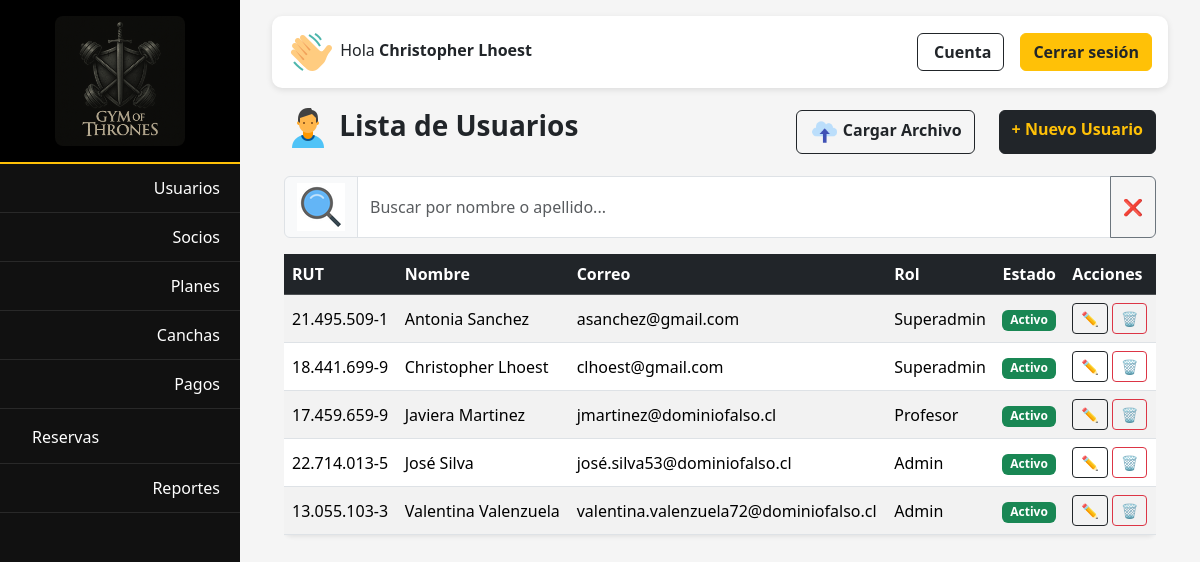
The app's page /users/usuarios/ (signed in) with its own data.
### apps/users/models.py (models this page shows, shortened)
class Usuario(AbstractBaseUser, PermissionsMixin):
    ROLES = [
        ('superadmin', 'Super Administrador'),
        ('admin', 'Administrador'),
        ('profesor', 'Profesor'),
        ('socio', 'Socio'),
    ]
    rut = models.CharField(max_length=12, unique=True,)
    nombre = models.CharField(max_length=50)
    apellido = models.CharField(max_length=50)
    correo = models.EmailField(unique=True)
    rol = models.CharField(max_length=15, choices=ROLES, default='socio')
    is_active = models.BooleanField(default=True)
    is_staff = models.BooleanField(default=False)
    fecha_creacion = models.DateTimeField(default=timezone.now)
    objects = UsuarioManager()
    USERNAME_FIELD = 'rut'
    REQUIRED_FIELDS = ['nombre', 'apellido', 'correo']

### apps/users/views.py (the view)
# urls.py: path('usuarios/', views.lista_usuarios, name='lista_usuarios'),
@login_required
@user_passes_test(es_superadmin)
def lista_usuarios(request):
    usuarios = Usuario.objects.all().order_by('nombre')
    for u in usuarios:
        u.rut_formateado = formatear_rut(u.rut)
    return render(request, 'users/lista_usuarios.html', {'usuarios': usuarios})

### apps/users/views.py (called while the page is built)
def es_superadmin(user):
    return user.is_authenticated and user.rol == 'superadmin'

def formatear_rut(rut):
    try:
        rut = str(rut)
        cuerpo, dv = rut[:-1], rut[-1]
        cuerpo_con_puntos = f"{int(cuerpo):,}".replace(",", ".")
        return f"{cuerpo_con_puntos}-{dv.upper()}"
    except Exception:
        return rut

### templates/users/lista_usuarios.html (shortened to what this page needs)
{% extends 'core/base_dashboard.html' %}
{% load static %}
{% block content %}
<div class="container mt-3">
  <div class="d-flex justify-content-between align-items-center mb-3">
    <h3 class="fw-bold text-dark">
      <img src="{% static 'img/usuario.png' %}" alt="icono de usuarios"> Lista de Usuarios
    </h3>
    <div class="d-flex gap-2">
      <form action="{% url 'carga_usuarios' %}" method="POST" enctype="multipart/form-data" id="formCarga">
        <label class="btn btn-outline-dark fw-bold mb-0">
          <img src="{% static 'img/cargar.png' %}" alt="icono cargar" style="height: 30px; vertical-align: middle;">
          Cargar Archivo
        </label>
      </form>
      <a href="{% url 'crear_usuario' %}" class="btn btn-dark text-warning fw-bold ms-3">+ Nuevo Usuario</a>
    </div>
  </div>
  <div class="input-group mb-3">
    <span class="input-group-text">
      <img src="{% static 'img/lupa.gif' %}" alt="icono de lupa">
    </span>
    <input
      type="text"
      id="buscador"
      class="form-control"
      placeholder="Buscar por nombre o apellido..."
    >
    <button
      class="btn btn-outline-secondary"
      type="button"
      id="btnLimpiar"
      title="Limpiar búsqueda"
    >❌</button>
  </div>
  <div class="table-responsive">
    <table class="table table-striped align-middle shadow-sm" id="tablaUsuarios">
      <thead class="table-dark">
        <tr>
          <th>RUT</th>
          <th>Nombre</th>
          <th>Correo</th>
          <th>Rol</th>
          <th>Estado</th>
          <th>Acciones</th>
        </tr>
      </thead>
      <tbody>
        {% for usuario in usuarios %}
        <tr>
          <td>{{ usuario.rut_formateado }}</td>
          <td>{{ usuario.nombre }} {{ usuario.apellido }}</td>
          <td>{{ usuario.correo }}</td>
          <td class="text-capitalize">{{ usuario.rol }}</td>
          <td>
            {% if usuario.is_active %}
              <span class="badge bg-success">Activo</span>
            {% else %}
              <span class="badge bg-secondary">Inactivo</span>
            {% endif %}
          </td>
          <td>
            <a href="{% url 'editar_usuario' usuario.id %}" class="btn btn-sm btn-outline-dark">✏️</a>
            <a href="{% url 'eliminar_usuario' usuario.id %}" class="btn btn-sm btn-outline-danger eliminar-usuario">🗑️</a>
          </td>
        </tr>
        {% empty %}
        <tr><td colspan="6" class="text-center">No hay usuarios registrados.</td></tr>
        {% endfor %}
      </tbody>
    </table>
  </div>
</div>
{% endblock %}

### templates/core/base_dashboard.html (shortened to what this page needs)
{% load static %}
<!DOCTYPE html>
<html lang="es">
<head>
  <link href="https://cdn.jsdelivr.net/npm/bootstrap@5.3.3/dist/css/bootstrap.min.css" rel="stylesheet">
  <link rel="stylesheet" href="{% static 'css/core/base_dashboard.css' %}">
</head>
<body>
  <div class="sidebar" id="sidebar">
    <div class="logo">
      <img src="{% static 'img/logo2.png' %}" alt="GymOfThrones Logo">
    </div>
    <ul>
      {% if request.user.rol == 'superadmin' %}
        <li><a href="{% url 'lista_usuarios' %}"><span>Usuarios</span></a></li>
        <li><a href="{% url 'lista_socios' %}"><span>Socios</span></a></li>
        <li><a href="{% url 'lista_planes' %}"><span>Planes</span></a></li>
        <li><a href="{% url 'canchas_list' %}"><span>Canchas</span></a></li>
        <li><a href="{% url 'lista_pagos' %}"><span>Pagos</span></a></li>
        <li>
          <a href="javascript:void(0)" id="toggleReservas">
            <div><span>Reservas</span></div>
          </a>
        </li>
        <li><a href="{% url 'dashboard_reportes' %}"><span>Reportes</span></a></li>
      {% elif request.user.rol == 'profesor' %}
        <li><a href=""><i class="ph ph-person-simple-walk"></i><span>Mis Talleres</span></a></li>
        <li><a href=""><i class="ph ph-users"></i><span>Mis Alumnos</span></a></li>
        <li><a href=""><i class="ph ph-dumbbell"></i><span>Rutinas</span></a></li>
      {% endif %}
    </ul>
  </div>
  <div class="main-content">
    <div class="topbar d-flex justify-content-between align-items-center">
      <div class="user-info">
        <span>
          <img src="{% static 'img/mano.png' %}" alt="icono saludo">
          Hola <strong>{{ request.user.nombre }} {{ request.user.apellido|default_if_none:"" }}</strong>
        </span>
      </div>
      <div class="d-flex align-items-center gap-3">
        <a href="{% url 'perfil_usuario' %}" class="btn btn-outline-dark d-flex align-items-center gap-1 fw-semibold">
           Cuenta
        </a>
        <a href="{% url 'logout' %}" class="btn btn-warning fw-bold text-dark">
          Cerrar sesión
        </a>
      </div>
    </div>
    {% block content %}{% endblock %}
  </div>
</body>
</html>

### static/css/core/base_dashboard.css (style rules this page uses)
:root { --amarillo: #ffc107; --negro: #111; --gris: #f5f5f5; }
body { background-color: var(--gris); font-family: 'Segoe UI', sans-serif; display: flex; min-height: 100vh; overflow-x: hidden; }
.sidebar { width: 240px; background-color: var(--negro); color: white; flex-shrink: 0; transition: all 0.3s ease; }
.sidebar .logo { padding: 1rem; text-align: center; background-color: #000; border-bottom: 2px solid var(--amarillo); }
.sidebar .logo img { width: 130px; height: auto; border-radius: 8px; }
.sidebar ul { list-style: none; padding: 0; margin: 0; }
.sidebar ul li { border-bottom: 1px solid rgba(255,255,255,0.1); }
.sidebar ul li a { display: flex; align-items: center; justify-content: space-between; padding: 12px 20px; color: white; text-decoration: none; transition: background 0.2s; }
.main-content { flex: 1; padding: 1rem 2rem 2rem 2rem; background-color: var(--gris); }
.topbar { display: flex; justify-content: space-between; align-items: center; background-color: white; padding: 0.75rem 1rem; border-radius: 10px; box-shadow: 0 2px 6px rgba(0,0,0,0.1); margin-bottom: 1rem; }
.user-info { display: flex; align-items: center; gap: 10px; }
.user-info span { font-weight: 500; }
.main-content .container { margin-top: 0 !important; padding-top: 0 !important; }
.card, table { border-radius: 8px; }
h3, h2 { color: #1a1a1a; }

### records on screen
Usuario: user.nombre "Christopher", user.apellido "Lhoest", rut_formateado "18.441.699-9", nombre "Christopher", apellido "Lhoest", correo "clhoest@gmail.com", rol "Superadmin", is_active "Activo"
Usuario: rut_formateado "21.495.509-1", nombre "Antonia", apellido "Sanchez", correo "asanchez@gmail.com", rol "Superadmin", is_active "Activo"
Usuario: rut_formateado "17.459.659-9", nombre "Javiera", apellido "Martinez", correo "jmartinez@dominiofalso.cl", rol "Profesor", is_active "Activo"
Usuario: rut_formateado "22.714.013-5", nombre "José", apellido "Silva", correo "josé.silva53@dominiofalso.cl", rol "Admin", is_active "Activo"
Usuario: rut_formateado "13.055.103-3", nombre "Valentina", apellido "Valenzuela", correo "valentina.valenzuela72@dominiofalso.cl", rol "Admin", is_active "Activo"
